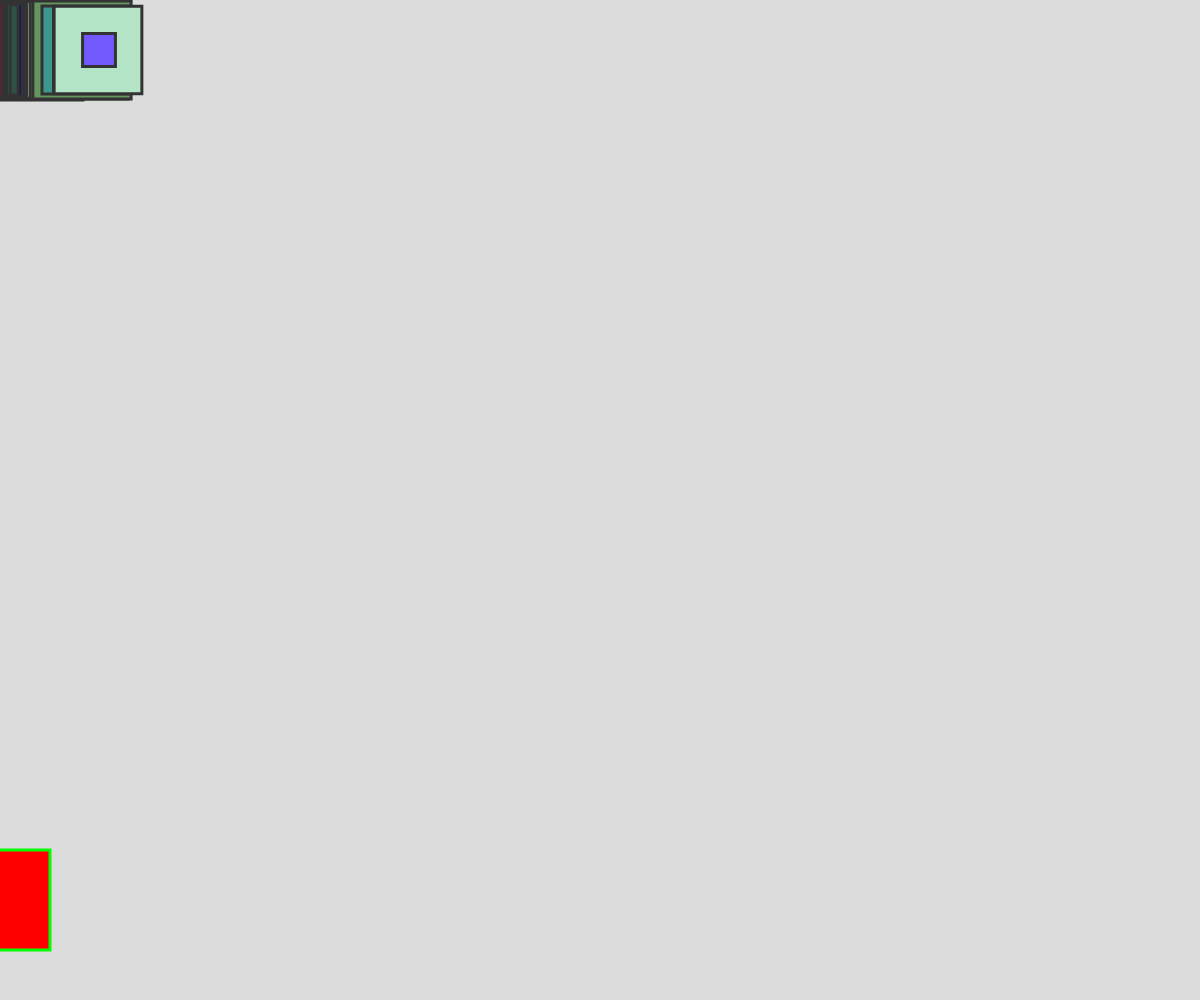
Frame 1 (no input)
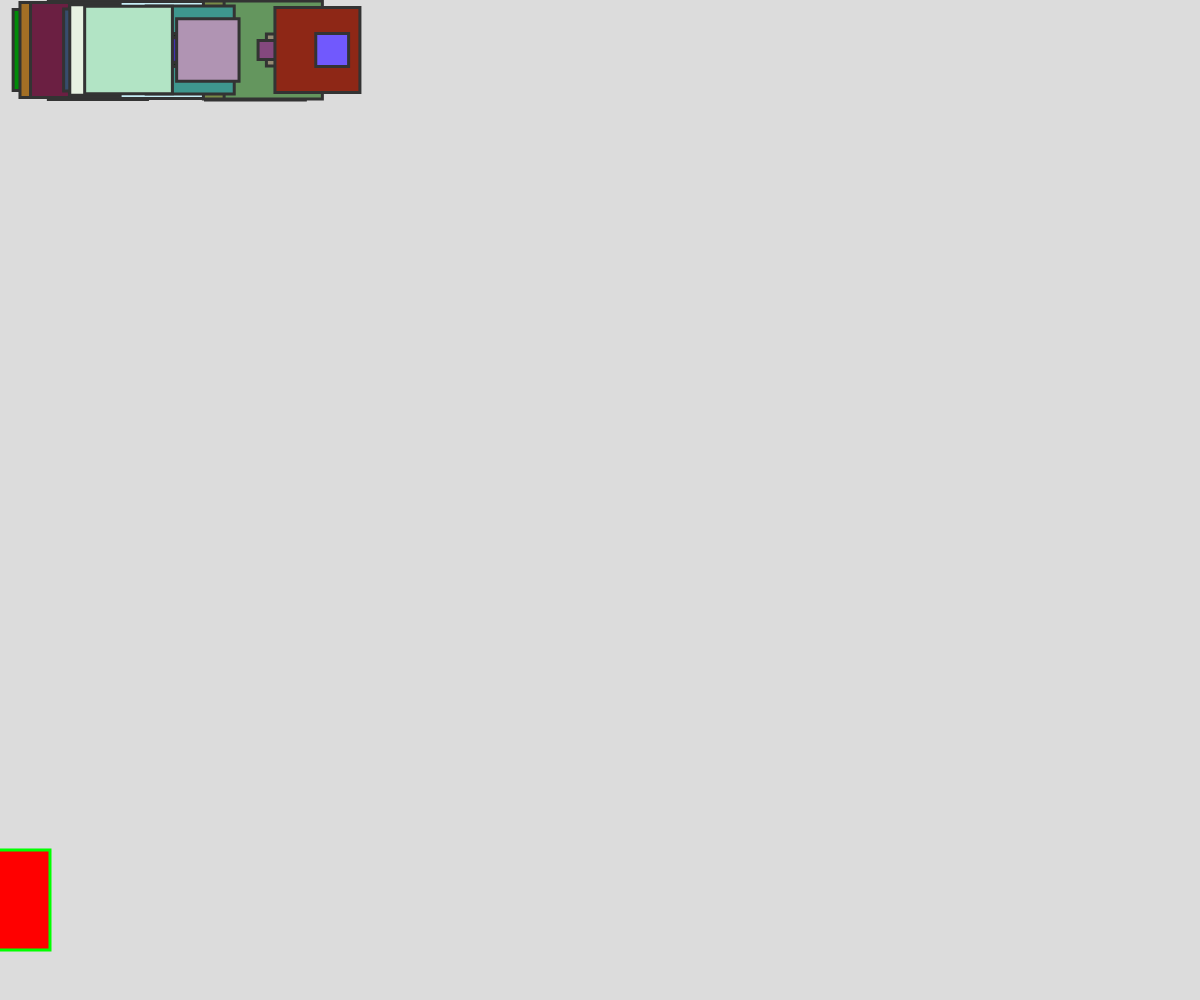
Frame 60 (no input)
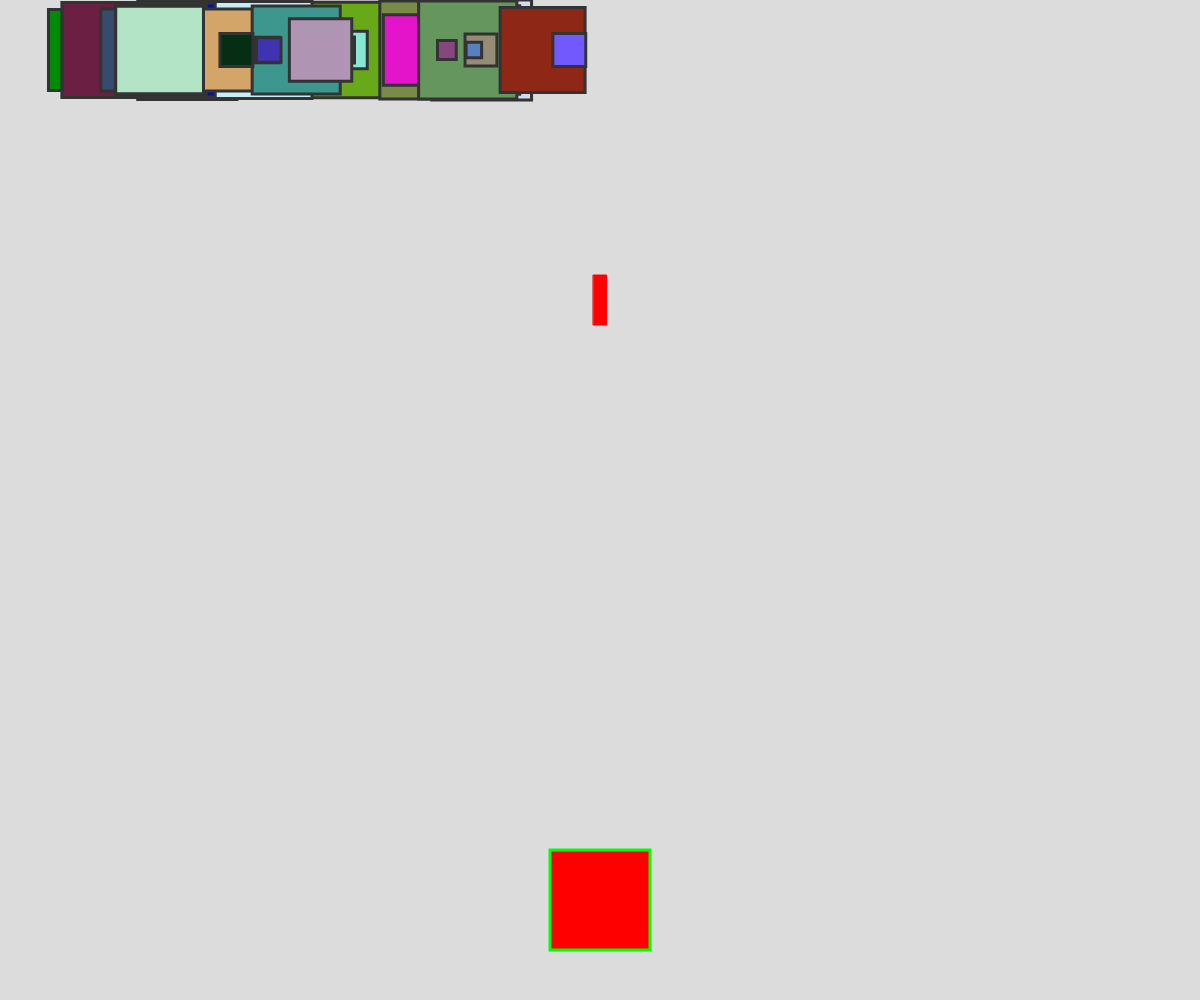
Frame 120 (the mouse pressed at the canvas centre since frame 60)

The p5.js sketch that drew these frames (run headless with seeded random() and noise() and a simulated clock; from frame 60 on, the mouse is pressed at the canvas centre):

// p5.js sketch
// ── sketch.js
 // this version detects the collision
 // using a boolian function in bullet that takes an invader as a parameter



 let greg;
 let mj;
 let fire = false;
 let angela;
 let invadArr = [];

 let alive = true;


 function setup() {
   createCanvas(windowWidth, windowHeight);
   greg = new Ship(width / 2, height - (height / 10), color(255, 0, 0), height / 10);
   mj = new Bullet(width / 2, height / 2);

   for (let i = 0; i < 100; i++) {
     invadArr[i] = new Invader(i, height / 20, color(random(255), random(255), random(255)), random(height / 80, height / 10));
     invadArr[i].speed = random(0.5, 4);

   }

   rectMode(CENTER);

 }




 function draw() {
    
   if (alive === true)  {
     background(220);
     //console.log(invadArr.length);
     if (invadArr.length == 0) { //  adds a new bach of invaders
       for (let i = 0; i < 100; i++) {
         invadArr[i] = new Invader((i), height / 20, color(random(255), random(255), random(255)), random(height / 80, height / 10));
         invadArr[i].speed = random(0.5, 4);
       }
     }
     for (let i = 0; i < invadArr.length; i++) {
       invadArr[i].display();

       invadArr[i].move();
       invadArr[i].edges();
       if (invadArr[i].y > height) {
         alive = false;
       }

     }
     greg.display();
     if (fire === true) { // displays the bullet if fired
       mj.y = mj.y - 10;
       mj.display();

       for (let i = 0; i < invadArr.length; i++) {

         if (mj.hit(invadArr[i]) === true) {
           //console.log('bang');
           fire = false;
           invadArr.splice(i, 1); // javascript splice index num of elements
         }
         if (mj.y < 0) {
           fire = false;
         }
       }
     }



   }
   else{
     
     textAlign(CENTER);
     textSize(width/20);
     stroke(0,255,0);
     fill(255,0,0);
     text("GAME OVER:",width/2,height/2);
     text("refresh this tab to play again",width/2,height/2+width/20);
   }

 }




 function mousePressed() {
   if (mouseButton === LEFT && fire === false) {
     //console.log('fire');
     mj.x = mouseX;
     mj.y = greg.y;
     fire = true;
   }
 }
// ── bullet.js
function Bullet(x, y) {
  this.x = x;
  this.y = y;
  this.sx = width/90;
  this.sy = height/20; // making the size of the bullet depend on the window
   
  this.fire = function() {
    return true;
  }


  this.display = function() {
    strokeWeight(1);
    stroke(255, 0, 0);
    rect(this.x, this.y, this.sx, this.sy);

  }


  this.hit = function(invader) {
     
    if (this.x<invader.x+invader.size/2 &&  // half the invaders size
        this.x>invader.x-invader.size/2 &&
        this.y<invader.y  &&    // dont need to check above or below the y value this keeps the hits more real
        this.y<invader.y ){
      return true
    }else {
      return false
    }

  }
}
// ── invader.js
function Invader(tempX, tempY, tempColor, tempSize) {
  this.x = tempX;
  this.y = tempY;
  this.color = tempColor;
  this.size = tempSize;
  this.speed = 1;
  //this.top = this.y-this.size/2    collision is checked with bullet object and only uses the invader x and y locataions
 // this.bottom = this.y+this.size/2
  //this.left = this.x-this.size/2
 // this.right=this.x+this.size/2


  this.display = function() {
    fill(this.color);
    strokeWeight(3);
    stroke(51);
    rect(this.x, this.y, this.size, this.size);
  }
  this.edges = function() {
    if (this.x > width) {
      //this.x = 0;   // if you want circular conection
      this.y = this.y + this.size;
      this.speed *= -1;
    } else if (this.x < 0) {
     // this.x = width;  // if you want circular connection
      this.y = this.y + this.size;
      this.speed *= -1;
    }

  }

  this.move = function() {
    this.x += this.speed;
  }
 // this.hit= function(bullet){
  // return !(this.left>bullet.right ||
  //          this.right<bullet.left ||
  //          this.top> bullet.bottom||
   //         this.bottom<bullet.top )
            
 // }
}
// ── ship.js
function Ship(tempX, tempY, tempColor,tempSize) {
  this.x = tempX;
  this.y = tempY;
  this.color = tempColor;
  this.size = tempSize;


  this.display = function() {
    strokeWeight(3);
    stroke(0,255,0);
    fill(this.color);
    rect(mouseX, this.y, this.size, this.size);
  }
  
}  
